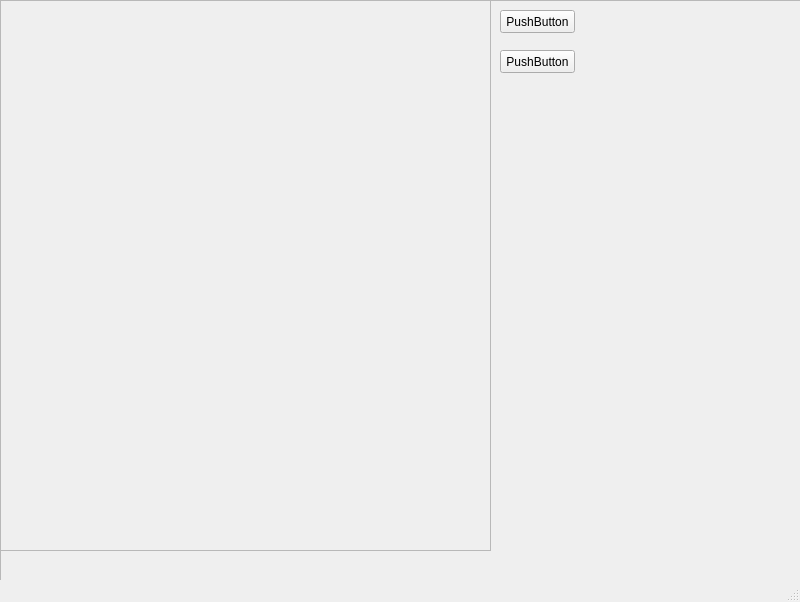
<?xml version="1.0" encoding="UTF-8"?>
<ui version="4.0">
 <class>MainWindow</class>
 <widget class="QMainWindow" name="MainWindow">
  <property name="geometry">
   <rect>
    <x>0</x>
    <y>0</y>
    <width>800</width>
    <height>602</height>
   </rect>
  </property>
  <property name="windowTitle">
   <string>MainWindow</string>
  </property>
  <widget class="QWidget" name="centralwidget">
   <widget class="QWidget" name="gridLayoutWidget">
    <property name="geometry">
     <rect>
      <x>0</x>
      <y>0</y>
      <width>801</width>
      <height>581</height>
     </rect>
    </property>
    <layout class="QGridLayout" name="gridLayout">
     <item row="0" column="0">
      <widget class="QFrame" name="frame">
       <property name="frameShape">
        <enum>QFrame::StyledPanel</enum>
       </property>
       <property name="frameShadow">
        <enum>QFrame::Raised</enum>
       </property>
       <widget class="QFrame" name="frame_2">
        <property name="geometry">
         <rect>
          <x>0</x>
          <y>0</y>
          <width>491</width>
          <height>551</height>
         </rect>
        </property>
        <property name="frameShape">
         <enum>QFrame::StyledPanel</enum>
        </property>
        <property name="frameShadow">
         <enum>QFrame::Raised</enum>
        </property>
       </widget>
       <widget class="QPushButton" name="pushButton">
        <property name="geometry">
         <rect>
          <x>500</x>
          <y>10</y>
          <width>75</width>
          <height>23</height>
         </rect>
        </property>
        <property name="text">
         <string>PushButton</string>
        </property>
       </widget>
       <widget class="QPushButton" name="pushButton_2">
        <property name="geometry">
         <rect>
          <x>500</x>
          <y>50</y>
          <width>75</width>
          <height>23</height>
         </rect>
        </property>
        <property name="text">
         <string>PushButton</string>
        </property>
       </widget>
      </widget>
     </item>
    </layout>
   </widget>
  </widget>
  <widget class="QMenuBar" name="menubar">
   <property name="geometry">
    <rect>
     <x>0</x>
     <y>0</y>
     <width>800</width>
     <height>21</height>
    </rect>
   </property>
  </widget>
  <widget class="QStatusBar" name="statusbar"/>
 </widget>
 <resources/>
 <connections/>
</ui>
